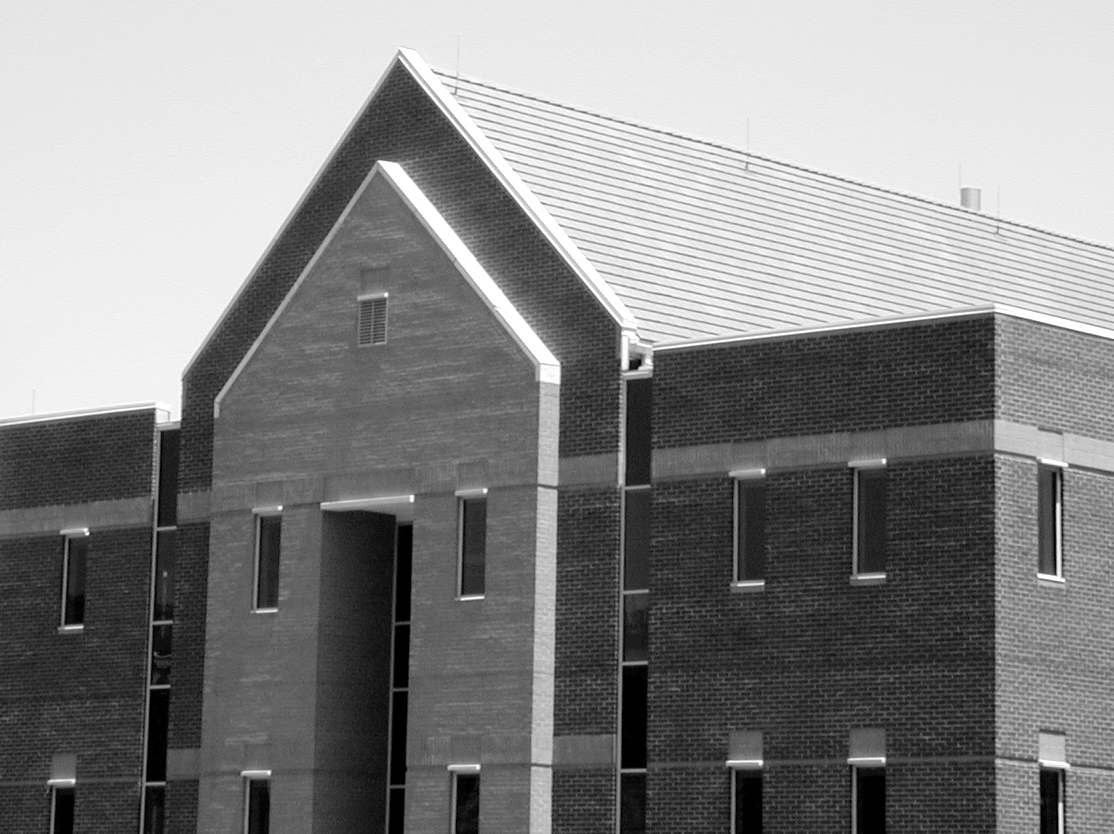
%> input picture laboratorio10/building.tif, 1114 x 834 px
$ octave cap11_6.m   (GNU Octave 9; MATLAB toolbox functions it lacks are replaced by stand-ins)
%> lines starting %> are read from the running program, lines starting %| are printed output that depends on the picture
close all;
clc; clear;
f = imread('building.tif');
%> f is the input picture: size 834x1114 uint8; min 0, max 255, mean 133.3
f =edge(f);
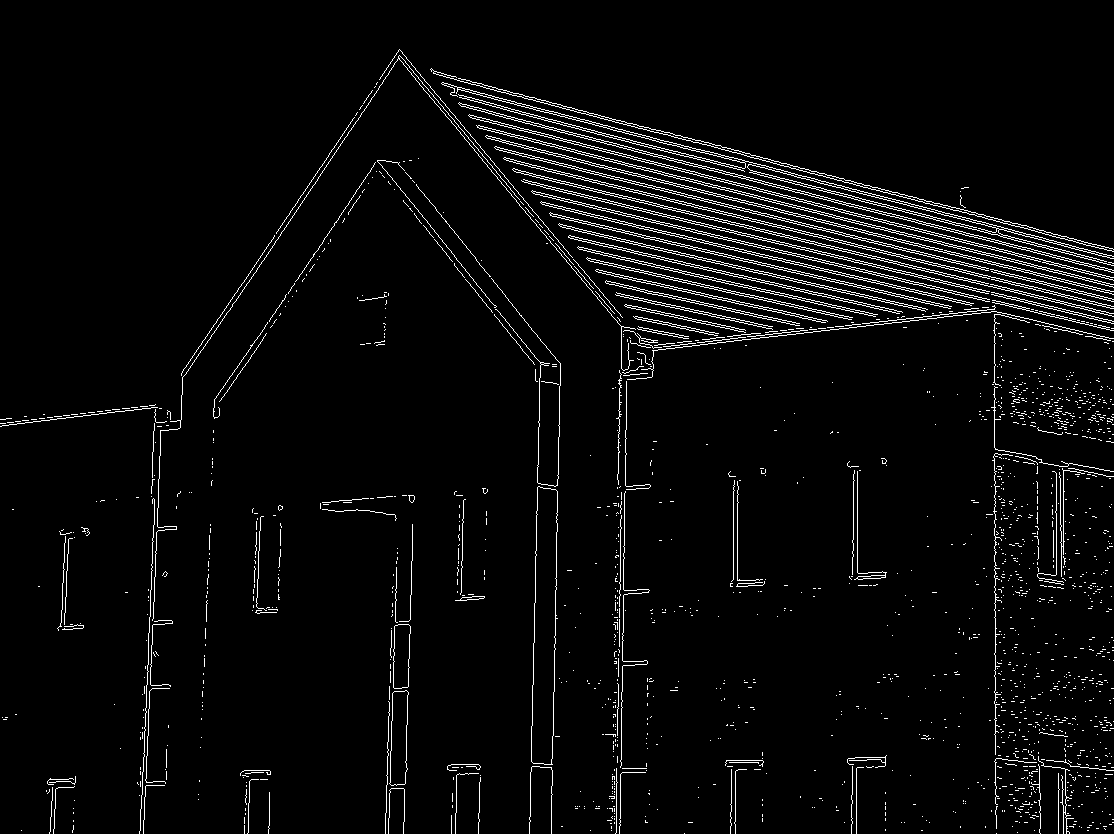
%> f: size 834x1114 logical; 4% white in thin lines or dots


imshow(f,[]);
[H,theta,rho] = hough(f,'Theta',-90:0.2:90-0.2);
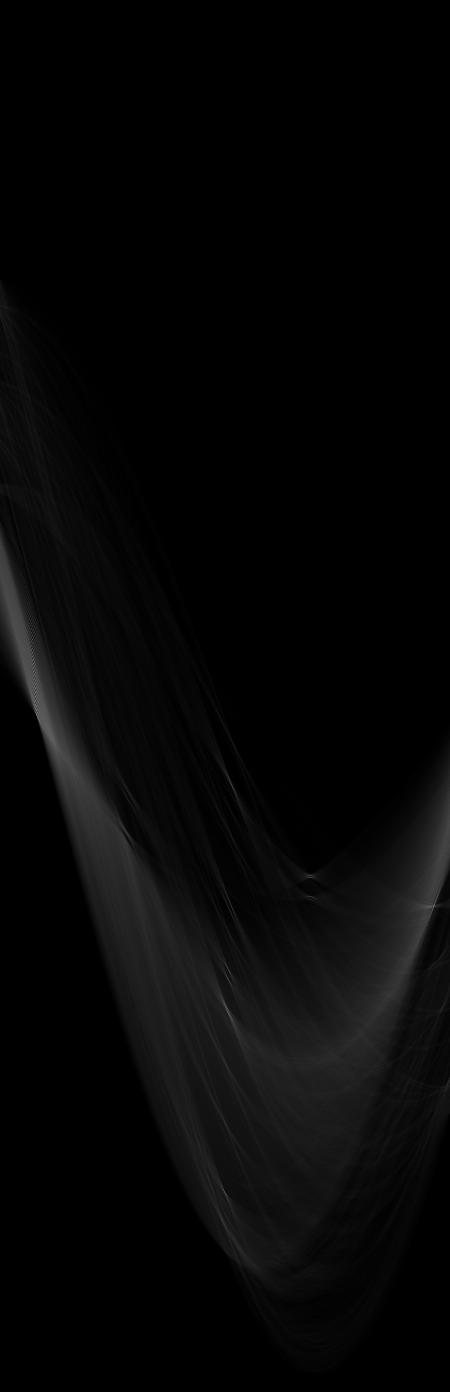
%> H: size 2783x900 double (shown at 1/2 size); min 0, max 524, mean 13.4; drawn with min black and max white
%> theta = 900 values from -90 to 89.8; rho = 2783 values from -1391 to 1391

figure; imshow(H, [] , 'XData',theta , 'YData' , rho , 'InitialMagnification' , 'fit' )
axis on , axis normal
xlabel ( '\theta' ) , ylabel ( '\rho' )

NumPeaks = 50;
peaks = houghpeaks(H, NumPeaks)
%> peaks = 13 rows, first 12: [1365 70; 1396 72; 1432 74; 1327 67; 1812 869; 1941 458; 2023 455; 2385 450; 1297 66; 1667 252; 1570 463; 1821 460]
hold on
plot(theta(peaks(:,2)),rho(peaks(:,1)), ...
'linestyle','none','marker','s','color','w')
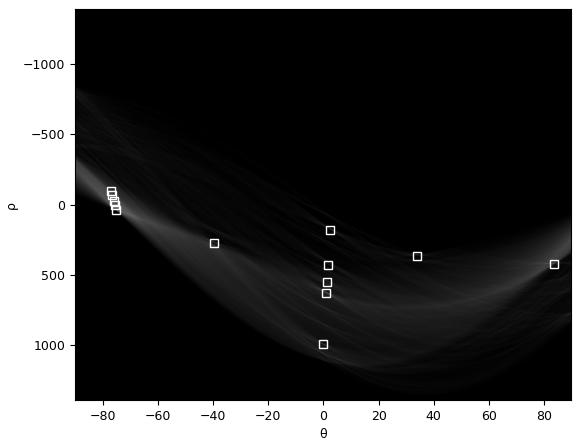
%> figure redrawn from the program's plot data

lines = houghlines(f,theta,rho,peaks);
%> lines = 22 lines; longest, point1 to point2 (x, y): (392, 62) to (1114, 250), (470, 144) to (1114, 302), (471, 116) to (1114, 278), (503, 185) to (1114, 329), (533, 221) to (949, 317), (400, 50) to (654, 355)
figure , imshow (f,[]) , hold on
for k = 1 : length ( lines )
    xy = [ lines(k).point1 ; lines(k).point2 ] ;
    plot(xy(:,1),xy(:,2),'LineWidth',4,'Color' , [ .8 .0 .0 ] ) ;
end
%> this loop made 22 passes
%> xy on passes 1 to 12: [470 144; 1114 302], [471 116; 1114 278], [392 62; 1114 250], [503 185; 1114 329], [992 312; 653 351], [154 406; 2 424], [536 561; 536 601], [621 761; 621 826], [622 693; 622 757], [623 634; 623 685], [624 547; 624 614], [625 494; 625 542]
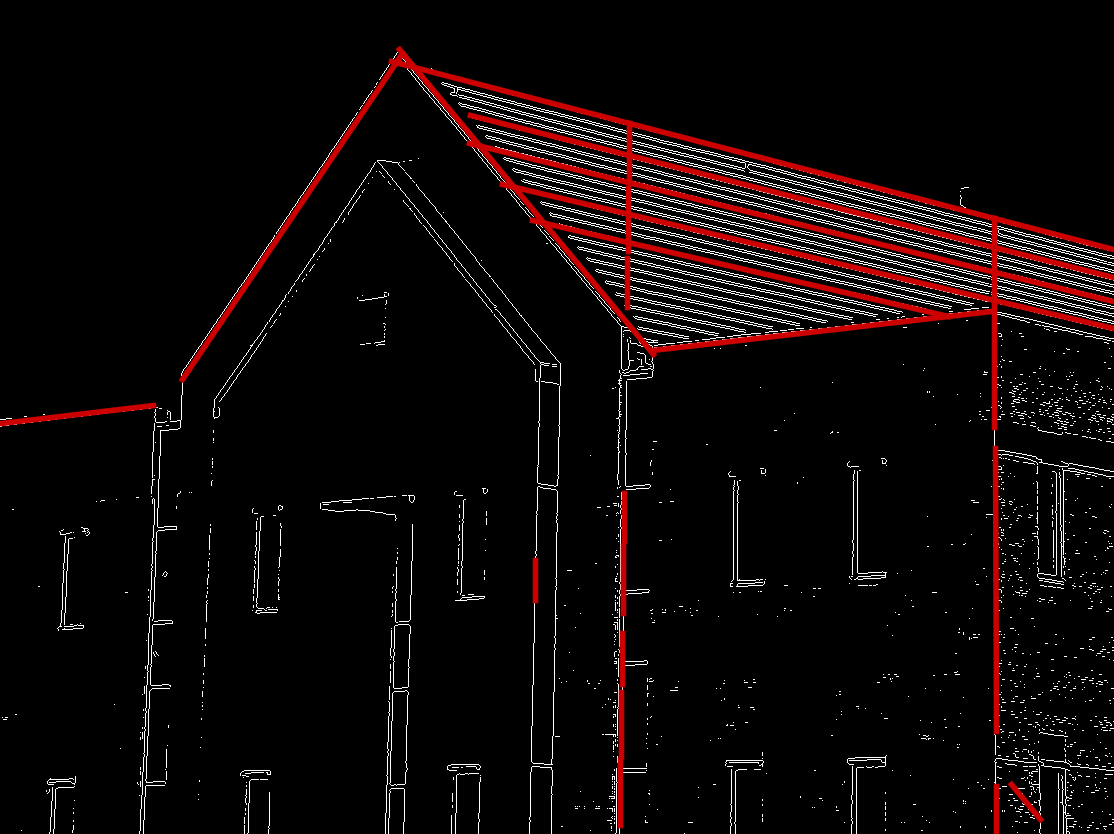
%> figure redrawn from the program's plot data
